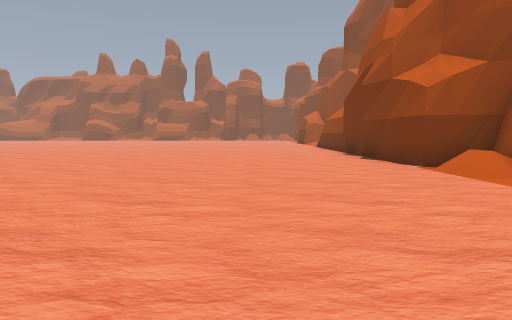
[1] (above)

23 first-person views from a walk through a 3-D level made in the Godot game engine. The camera is 1.5 m above the floor, tilts 4° down and sees 70° across. The floor is counted in squares, 2 m on a side. Each view is taken from the middle of a square. On the plan, view 1 faces up. The plan holds only what a view shows up to about 11 squares ahead; the rest is blank. The place goes on beyond the plan.

[2]
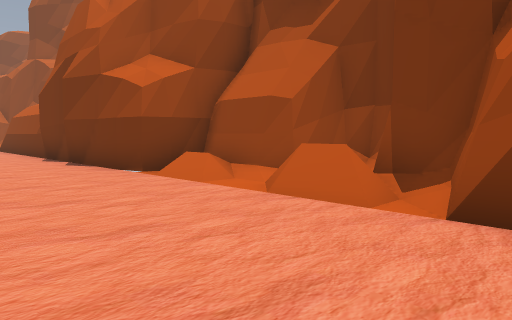

[3]
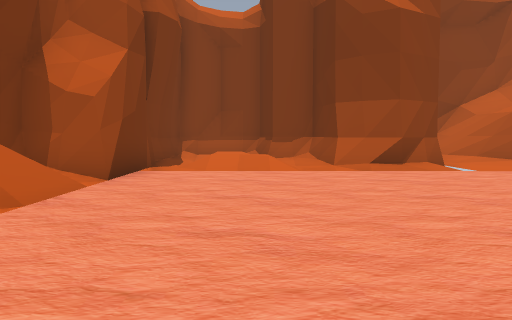

[4]
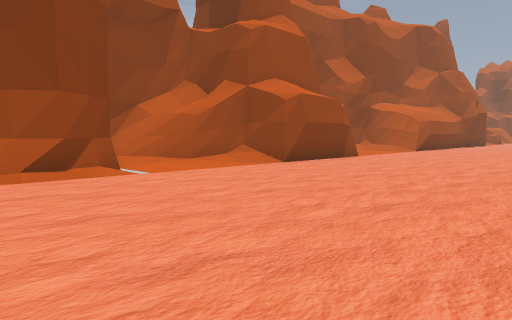

[5]
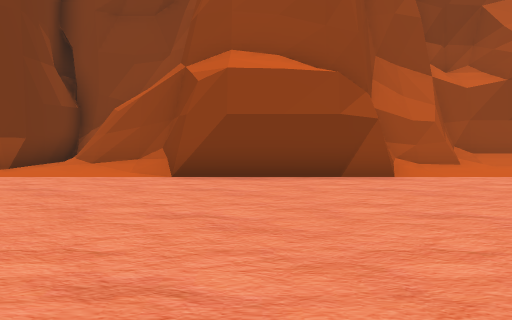

[6]
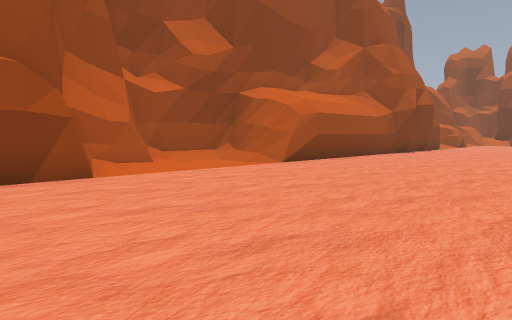

[7]
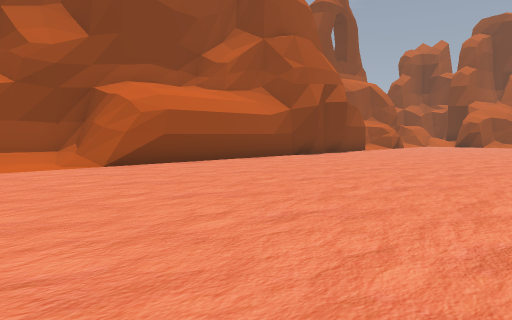

[8]
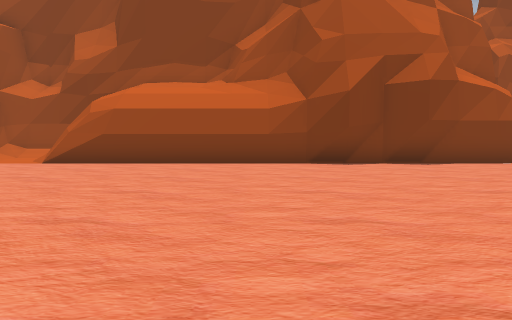

[9]
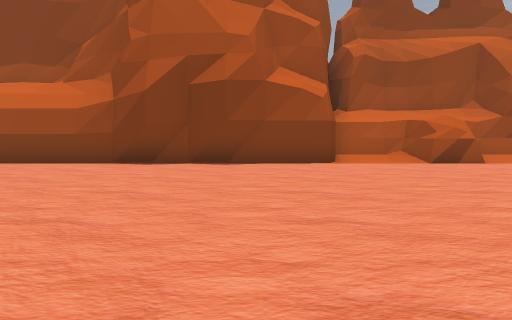

[10]
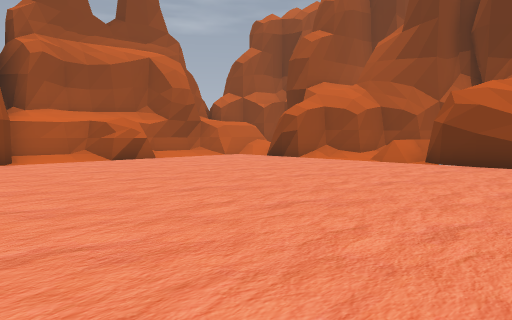

[11]
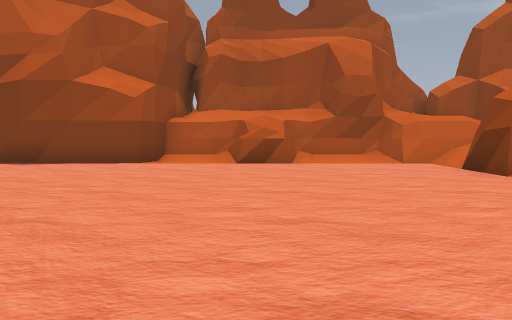

[12]
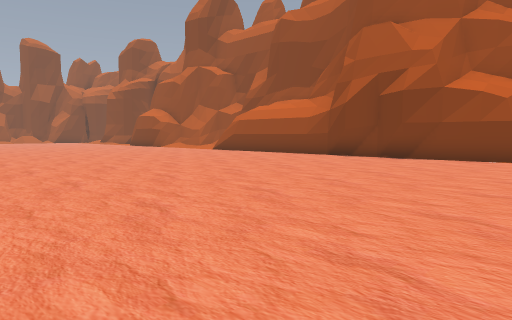

[13]
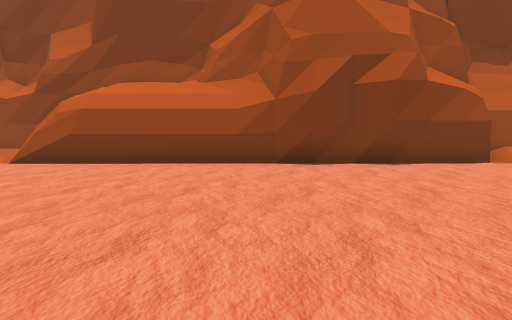

[14]
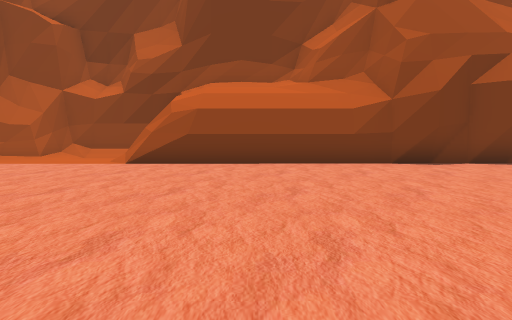

[15]
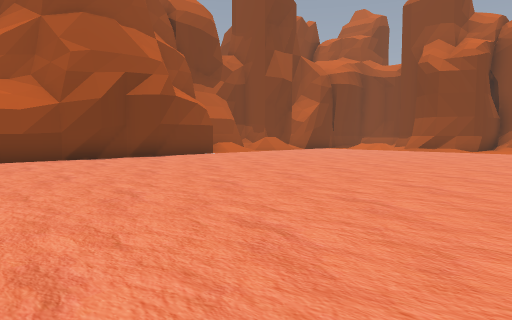

[16]
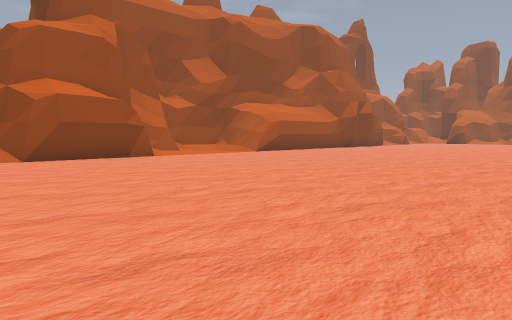

[17]
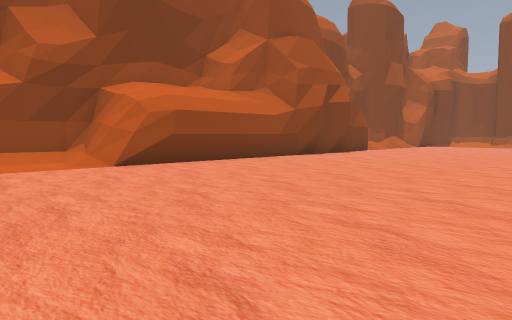

[18]
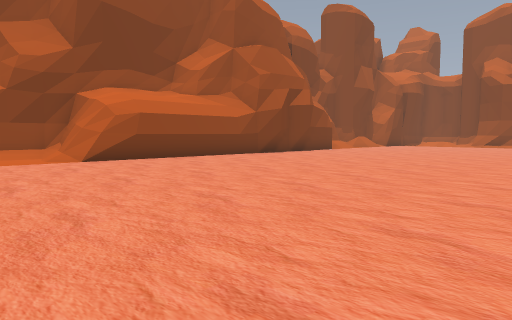

[19]
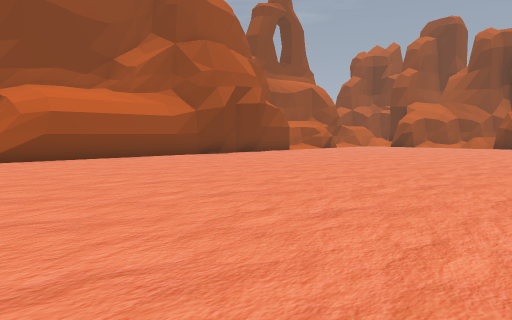

[20]
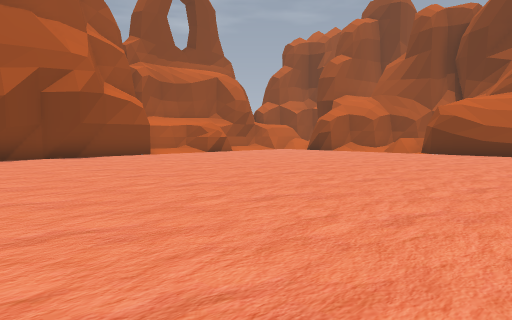

[21]
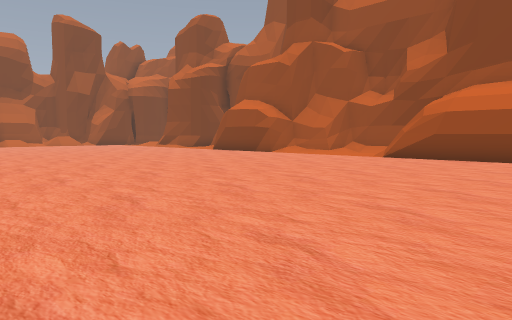

[22]
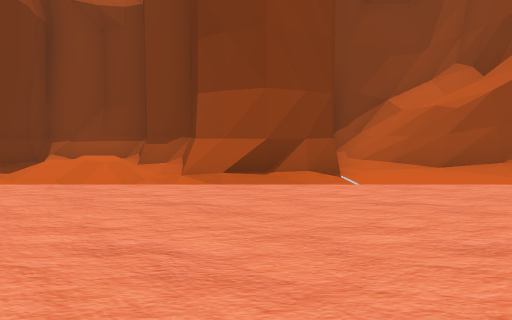

[23]
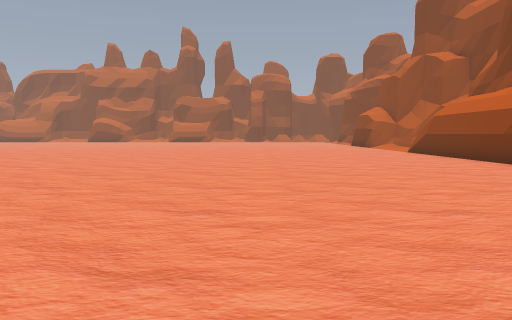

### Floor plan
Key: @ floor where view 1 was taken; # wall or solid block; . main floor; : floor 0.25 m higher than the main floor; / step, stairs or slope.
Columns run from 36 left of view 1 to 6 right of it. Each row starts with its distance up from view 1.
 24                              . ....     .#
 23                               .........../
 22                              .............#
 21                              .............#
 20                               ..........###
 19                               ..........#
 18                               ..........#
 17                             . ..........#
 16                           ..............#
 15                           ..............#
 14                            .............#
 13            .. .            .............#
 12      .......... .... .      ............#
 11  .......................................#
 10  .......................................#
  9 ........................................#
  8 ........................................##
  7 ......................................../#
  6 ......................................../#
  5 ......................................../##
  4 ......................................../ #
  3 ......................................../#
  2 ........................................##
  1 ........................................#
  0 #..##:.#############/.../####/....##@/..#
 -1 ########           #/./### ####/.###////#
 -2                    #//##     ###/####///#
 -3                                //#  ## /#
 -4                               ####   ####

Where each view was taken, in squares from view 1:
view 1: 0 up, 0 right, facing up
view 2: 1 up, 0 right, facing up-right
view 3: 8 up, 1 right, facing down
view 4: 7 up, 0 right, facing down-left
view 5: 7 up, 9 left, facing down
view 6: 7 up, 9 left, facing down-left
view 7: 9 up, 13 left, facing down-left
view 8: 10 up, 22 left, facing down
view 9: 10 up, 27 left, facing down
view 10: 11 up, 27 left, facing down-left
view 11: 10 up, 32 left, facing down
view 12: 12 up, 31 left, facing down-right
view 13: 14 up, 6 left, facing right
view 14: 17 up, 6 left, facing right
view 15: 17 up, 8 left, facing down-right
view 16: 12 up, 5 left, facing down-left
view 17: 24 up, 5 left, facing down-right
view 18: 24 up, 7 left, facing down-right
view 19: 12 up, 15 left, facing down-left
view 20: 13 up, 22 left, facing down-left
view 21: 12 up, 22 left, facing down-right
view 22: 6 up, 2 left, facing down
view 23: 5 up, 3 left, facing up
